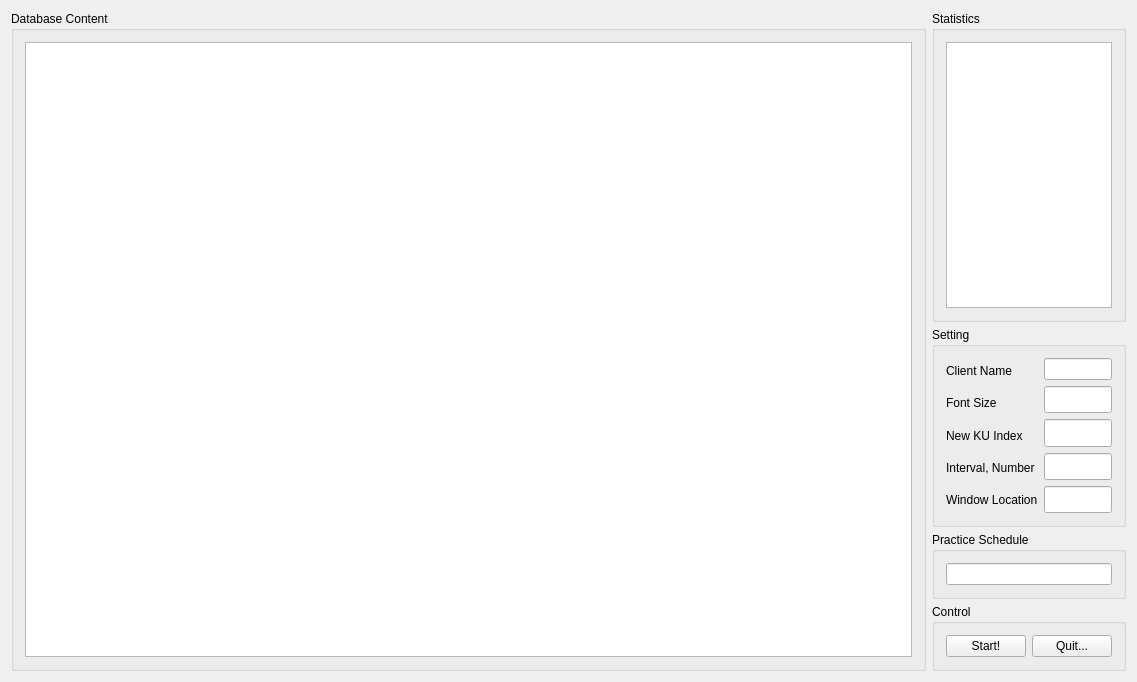
<?xml version="1.0" encoding="UTF-8"?>
<ui version="4.0">
 <class>MainWindow</class>
 <widget class="QMainWindow" name="MainWindow">
  <property name="geometry">
   <rect>
    <x>0</x>
    <y>0</y>
    <width>1137</width>
    <height>682</height>
   </rect>
  </property>
  <property name="sizePolicy">
   <sizepolicy hsizetype="Preferred" vsizetype="Preferred">
    <horstretch>0</horstretch>
    <verstretch>0</verstretch>
   </sizepolicy>
  </property>
  <property name="windowTitle">
   <string>Mamsds QJoint Learning Tool</string>
  </property>
  <property name="windowIcon">
   <iconset resource="res.qrc">
    <normaloff>:/Main.ico</normaloff>
    <normalon>:/Main.ico</normalon>:/Main.ico</iconset>
  </property>
  <widget class="QWidget" name="centralWidget">
   <layout class="QHBoxLayout" name="horizontalLayout" stretch="84,16">
    <item>
     <widget class="QGroupBox" name="groupBox_DBContent">
      <property name="sizePolicy">
       <sizepolicy hsizetype="Preferred" vsizetype="Preferred">
        <horstretch>0</horstretch>
        <verstretch>8</verstretch>
       </sizepolicy>
      </property>
      <property name="title">
       <string>Database Content</string>
      </property>
      <layout class="QHBoxLayout" name="horizontalLayout_6">
       <item>
        <widget class="QTableView" name="tableView_KU">
         <property name="sizePolicy">
          <sizepolicy hsizetype="Preferred" vsizetype="Preferred">
           <horstretch>0</horstretch>
           <verstretch>0</verstretch>
          </sizepolicy>
         </property>
        </widget>
       </item>
      </layout>
     </widget>
    </item>
    <item>
     <layout class="QVBoxLayout" name="verticalLayout_2">
      <property name="spacing">
       <number>5</number>
      </property>
      <item>
       <widget class="QGroupBox" name="groupBox_2">
        <property name="sizePolicy">
         <sizepolicy hsizetype="Preferred" vsizetype="Preferred">
          <horstretch>0</horstretch>
          <verstretch>0</verstretch>
         </sizepolicy>
        </property>
        <property name="minimumSize">
         <size>
          <width>0</width>
          <height>0</height>
         </size>
        </property>
        <property name="maximumSize">
         <size>
          <width>16777215</width>
          <height>16777215</height>
         </size>
        </property>
        <property name="title">
         <string>Statistics</string>
        </property>
        <layout class="QHBoxLayout" name="horizontalLayout_3">
         <item>
          <widget class="QPlainTextEdit" name="plainTextEdit_Statistics">
           <property name="sizePolicy">
            <sizepolicy hsizetype="Preferred" vsizetype="Preferred">
             <horstretch>0</horstretch>
             <verstretch>0</verstretch>
            </sizepolicy>
           </property>
           <property name="minimumSize">
            <size>
             <width>0</width>
             <height>0</height>
            </size>
           </property>
           <property name="maximumSize">
            <size>
             <width>16777215</width>
             <height>16777215</height>
            </size>
           </property>
           <property name="readOnly">
            <bool>true</bool>
           </property>
          </widget>
         </item>
        </layout>
       </widget>
      </item>
      <item>
       <widget class="QGroupBox" name="groupBox_Settings">
        <property name="sizePolicy">
         <sizepolicy hsizetype="Preferred" vsizetype="Preferred">
          <horstretch>0</horstretch>
          <verstretch>0</verstretch>
         </sizepolicy>
        </property>
        <property name="maximumSize">
         <size>
          <width>16777215</width>
          <height>200</height>
         </size>
        </property>
        <property name="title">
         <string>Setting</string>
        </property>
        <layout class="QHBoxLayout" name="horizontalLayout_4" stretch="5,5">
         <item>
          <layout class="QVBoxLayout" name="verticalLayout_5">
           <item>
            <widget class="QLabel" name="label_ClientName">
             <property name="sizePolicy">
              <sizepolicy hsizetype="Maximum" vsizetype="Preferred">
               <horstretch>0</horstretch>
               <verstretch>0</verstretch>
              </sizepolicy>
             </property>
             <property name="text">
              <string>Client Name</string>
             </property>
            </widget>
           </item>
           <item>
            <widget class="QLabel" name="label_Fontsize">
             <property name="sizePolicy">
              <sizepolicy hsizetype="Maximum" vsizetype="Preferred">
               <horstretch>0</horstretch>
               <verstretch>0</verstretch>
              </sizepolicy>
             </property>
             <property name="text">
              <string>Font Size</string>
             </property>
            </widget>
           </item>
           <item>
            <widget class="QLabel" name="label_NKI">
             <property name="sizePolicy">
              <sizepolicy hsizetype="Maximum" vsizetype="Preferred">
               <horstretch>0</horstretch>
               <verstretch>0</verstretch>
              </sizepolicy>
             </property>
             <property name="text">
              <string>New KU Index</string>
             </property>
            </widget>
           </item>
           <item>
            <widget class="QLabel" name="label_IntervalNum">
             <property name="sizePolicy">
              <sizepolicy hsizetype="Maximum" vsizetype="Preferred">
               <horstretch>0</horstretch>
               <verstretch>0</verstretch>
              </sizepolicy>
             </property>
             <property name="text">
              <string>Interval, Number</string>
             </property>
            </widget>
           </item>
           <item>
            <widget class="QLabel" name="label_WindowStyle">
             <property name="sizePolicy">
              <sizepolicy hsizetype="Maximum" vsizetype="Preferred">
               <horstretch>0</horstretch>
               <verstretch>0</verstretch>
              </sizepolicy>
             </property>
             <property name="text">
              <string>Window Location</string>
             </property>
            </widget>
           </item>
          </layout>
         </item>
         <item>
          <layout class="QVBoxLayout" name="verticalLayout_6">
           <item>
            <widget class="QLineEdit" name="lineEdit_ClientName"/>
           </item>
           <item>
            <widget class="QLineEdit" name="lineEdit_FontSize">
             <property name="sizePolicy">
              <sizepolicy hsizetype="Preferred" vsizetype="Preferred">
               <horstretch>0</horstretch>
               <verstretch>0</verstretch>
              </sizepolicy>
             </property>
            </widget>
           </item>
           <item>
            <widget class="QLineEdit" name="lineEdit_NKI">
             <property name="sizePolicy">
              <sizepolicy hsizetype="Preferred" vsizetype="Preferred">
               <horstretch>0</horstretch>
               <verstretch>0</verstretch>
              </sizepolicy>
             </property>
             <property name="maximumSize">
              <size>
               <width>16777215</width>
               <height>16777215</height>
              </size>
             </property>
            </widget>
           </item>
           <item>
            <widget class="QLineEdit" name="lineEdit_IntervalNum">
             <property name="sizePolicy">
              <sizepolicy hsizetype="Preferred" vsizetype="Preferred">
               <horstretch>0</horstretch>
               <verstretch>0</verstretch>
              </sizepolicy>
             </property>
             <property name="maximumSize">
              <size>
               <width>16777215</width>
               <height>16777215</height>
              </size>
             </property>
             <property name="toolTip">
              <string/>
             </property>
            </widget>
           </item>
           <item>
            <widget class="QLineEdit" name="lineEdit_WindowStyle">
             <property name="sizePolicy">
              <sizepolicy hsizetype="Preferred" vsizetype="Preferred">
               <horstretch>0</horstretch>
               <verstretch>0</verstretch>
              </sizepolicy>
             </property>
             <property name="maximumSize">
              <size>
               <width>16777215</width>
               <height>16777215</height>
              </size>
             </property>
             <property name="inputMask">
              <string>9999</string>
             </property>
            </widget>
           </item>
          </layout>
         </item>
        </layout>
       </widget>
      </item>
      <item>
       <widget class="QGroupBox" name="groupBox_AvailableMaintypes">
        <property name="sizePolicy">
         <sizepolicy hsizetype="Minimum" vsizetype="Maximum">
          <horstretch>2</horstretch>
          <verstretch>0</verstretch>
         </sizepolicy>
        </property>
        <property name="maximumSize">
         <size>
          <width>16777215</width>
          <height>16777215</height>
         </size>
        </property>
        <property name="title">
         <string>Practice Schedule</string>
        </property>
        <layout class="QVBoxLayout" name="verticalLayout_3" stretch="0">
         <item>
          <widget class="QLineEdit" name="lineEdit_NumberstoLearn">
           <property name="sizePolicy">
            <sizepolicy hsizetype="Preferred" vsizetype="Preferred">
             <horstretch>0</horstretch>
             <verstretch>0</verstretch>
            </sizepolicy>
           </property>
           <property name="placeholderText">
            <string/>
           </property>
          </widget>
         </item>
        </layout>
       </widget>
      </item>
      <item>
       <widget class="QGroupBox" name="groupBox_Controls">
        <property name="sizePolicy">
         <sizepolicy hsizetype="Minimum" vsizetype="Maximum">
          <horstretch>2</horstretch>
          <verstretch>0</verstretch>
         </sizepolicy>
        </property>
        <property name="maximumSize">
         <size>
          <width>16777215</width>
          <height>16777215</height>
         </size>
        </property>
        <property name="title">
         <string>Control</string>
        </property>
        <layout class="QHBoxLayout" name="horizontalLayout_2">
         <item>
          <widget class="QPushButton" name="pushButton_Start">
           <property name="text">
            <string>Start!</string>
           </property>
          </widget>
         </item>
         <item>
          <widget class="QPushButton" name="pushButton_Quit">
           <property name="text">
            <string>Quit...</string>
           </property>
          </widget>
         </item>
        </layout>
       </widget>
      </item>
     </layout>
    </item>
   </layout>
  </widget>
 </widget>
 <layoutdefault spacing="6" margin="11"/>
 <resources>
  <include location="res.qrc"/>
 </resources>
 <connections/>
</ui>
